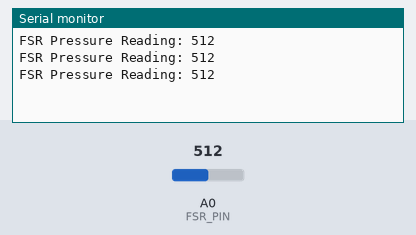
Simulated run of this sketch. Board: Arduino Uno, built with avr-gcc and run on an emulated ATmega328P. On the bench: the last lines printed to the serial monitor. The test bench sets the inputs (shaded band); at power-on: A0 (FSR_PIN) = 512.

Above: at 1.3 s.
1.4 s: A0 (FSR_PIN) set to 716
At 1.9 s:
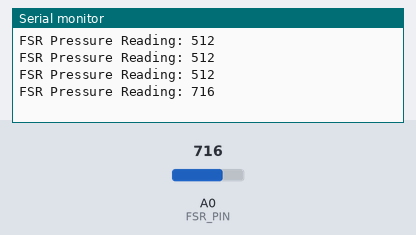
2.9 s: A0 (FSR_PIN) set to 900
At 3.4 s:
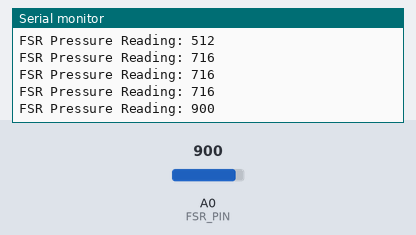
Timing chart, 0 to 5.9 s (numbered marks = the images above; inputs shaded):
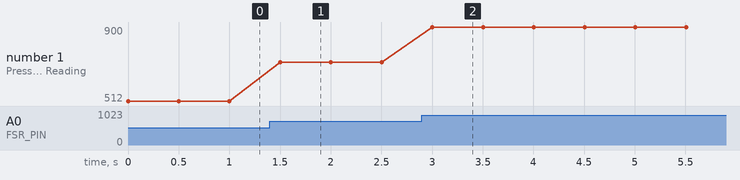

The sketch:

fsr_testing.ino
```cpp
#define FSR_PIN A0

void setup() {
  Serial.begin(115200);
}

void loop() {
  int fsrValue = analogRead(FSR_PIN);

  Serial.print("FSR Pressure Reading: ");
  Serial.println(fsrValue);

  delay(500);
}
```

Measured:
- after the input at 1.4 s, the serial monitor: prints a new line after 0.10 s (image 1)
- after the input at 2.9 s, the serial monitor: prints a new line after 0.10 s (image 2)
- plotted number 1: 512 → 716 after the input at 1.4 s, 716 → 900 after the input at 2.9 s
